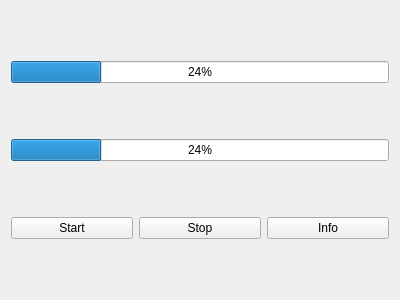
<?xml version="1.0" encoding="UTF-8"?>
<ui version="4.0">
 <class>MainWindow</class>
 <widget class="QMainWindow" name="MainWindow">
  <property name="geometry">
   <rect>
    <x>0</x>
    <y>0</y>
    <width>400</width>
    <height>300</height>
   </rect>
  </property>
  <property name="windowTitle">
   <string>MainWindow</string>
  </property>
  <widget class="QWidget" name="centralWidget">
   <layout class="QGridLayout" name="gridLayout">
    <item row="2" column="1">
     <widget class="QPushButton" name="pushButtonStop">
      <property name="text">
       <string>Stop</string>
      </property>
     </widget>
    </item>
    <item row="2" column="2">
     <widget class="QPushButton" name="pushButtonInfo">
      <property name="text">
       <string>Info</string>
      </property>
     </widget>
    </item>
    <item row="0" column="0" colspan="3">
     <widget class="QProgressBar" name="progressBar_1">
      <property name="value">
       <number>24</number>
      </property>
     </widget>
    </item>
    <item row="2" column="0">
     <widget class="QPushButton" name="pushButtonStart">
      <property name="text">
       <string>Start</string>
      </property>
     </widget>
    </item>
    <item row="1" column="0" colspan="3">
     <widget class="QProgressBar" name="progressBar_2">
      <property name="value">
       <number>24</number>
      </property>
     </widget>
    </item>
   </layout>
  </widget>
 </widget>
 <layoutdefault spacing="6" margin="11"/>
 <resources/>
 <connections/>
</ui>
